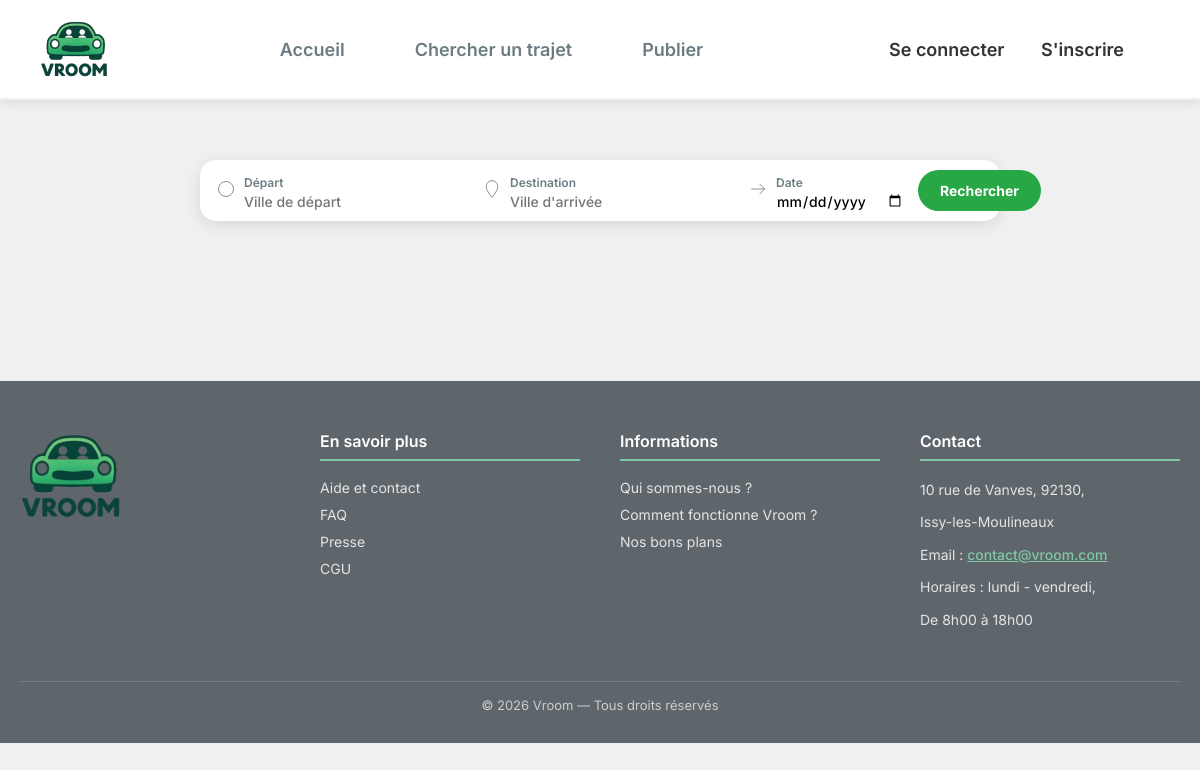
Before: /index.php?page=recherche_trajet with the older database file.
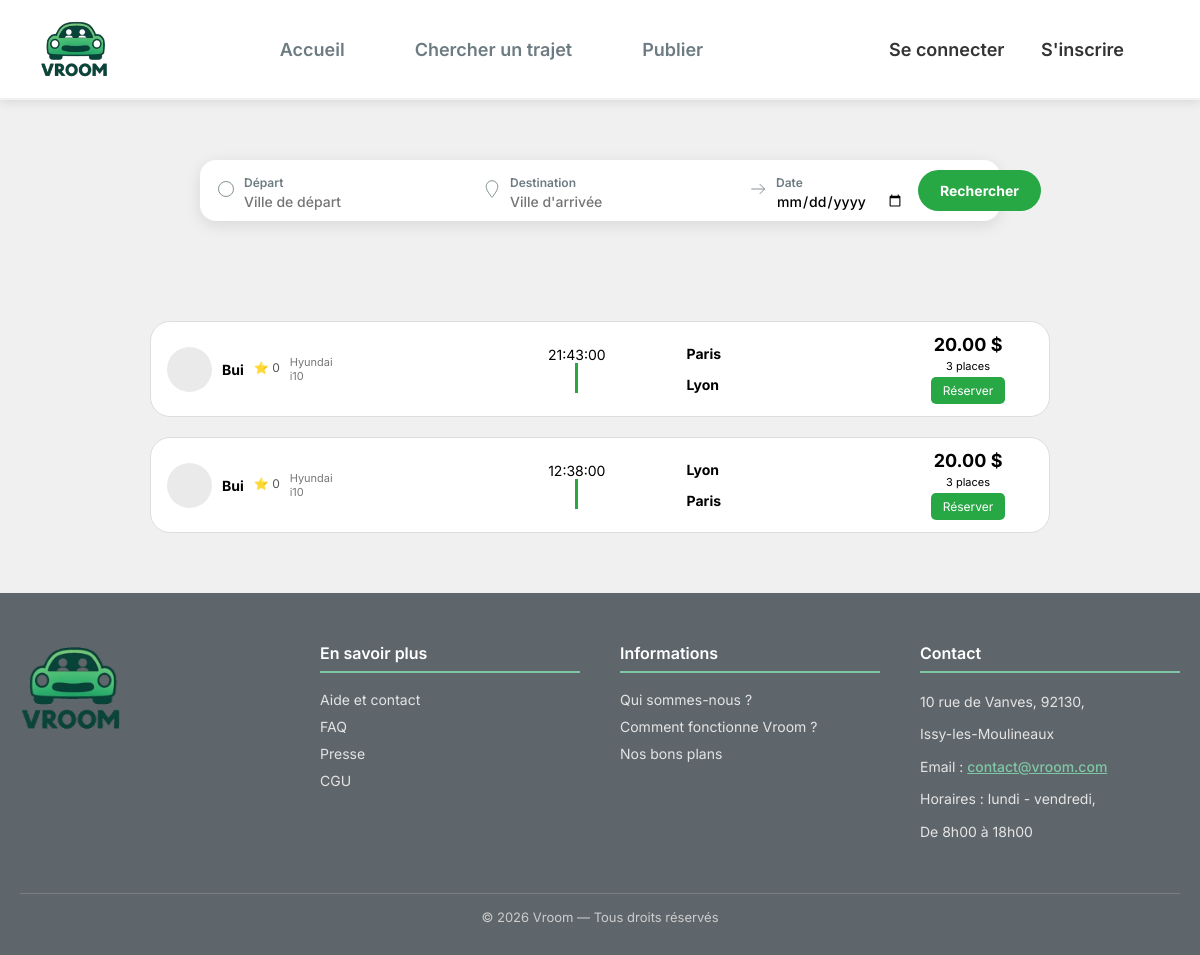
After: the same page with the newer database file.
### tables this page shows
CREATE TABLE `annonces` (
  `id` bigint(20) UNSIGNED NOT NULL,
  `id_conducteur` bigint(20) UNSIGNED NOT NULL,
  `date_depart` date NOT NULL,
  `heure_depart` time NOT NULL,
  `datetime_depart` datetime NOT NULL,
  `prix_par_personne` decimal(10,2) NOT NULL,
  `places_disponibles` int(11) NOT NULL,
  `description` text NOT NULL,
  `commentaires` text DEFAULT NULL,
  `id_ville_depart` bigint(20) UNSIGNED NOT NULL,
  `adresse_depart` varchar(255) NOT NULL,
  `id_ville_arrivee` bigint(20) UNSIGNED NOT NULL,
  `adresse_arrivee` varchar(255) NOT NULL,
  `statut` enum('active','complete','annulee','expiree') NOT NULL DEFAULT 'active',
  `date_creation` timestamp NOT NULL DEFAULT current_timestamp(),
  `heure_arrivee` time DEFAULT NULL,
  `date_arrivee` date DEFAULT NULL,
  `id_vehicule` bigint(20) UNSIGNED DEFAULT NULL
);

CREATE TABLE `utilisateurs` (
  `id` bigint(20) UNSIGNED NOT NULL,
  `nom` varchar(255) NOT NULL,
  `prenom` varchar(255) NOT NULL,
  `email` varchar(255) DEFAULT NULL,
  `telephone` varchar(20) DEFAULT NULL,
  `avatar` varchar(255) DEFAULT NULL,
  `biographie` text DEFAULT NULL,
  `mot_de_passe` varchar(255) NOT NULL,
  `token_notification` varchar(255) DEFAULT NULL,
  `premiere_connexion` tinyint(1) NOT NULL DEFAULT 1,
  `try_token` int(11) NOT NULL DEFAULT 0,
  `remember_token` varchar(100) DEFAULT NULL,
  `date_creation` timestamp NOT NULL DEFAULT current_timestamp(),
  `date_mise_a_jour` timestamp NOT NULL DEFAULT current_timestamp() ON UPDATE current_timestamp(),
  `note` float DEFAULT 0,
  `photo_profil` varchar(255) DEFAULT NULL
);

CREATE TABLE `vehicules` (
  `id` bigint(20) UNSIGNED NOT NULL,
  `id_utilisateur` bigint(20) UNSIGNED NOT NULL,
  `marque` varchar(100) NOT NULL,
  `modele` varchar(100) NOT NULL,
  `annee` year(4) NOT NULL,
  `couleur` varchar(50) NOT NULL,
  `matricule` varchar(50) NOT NULL,
  `date_creation` timestamp NOT NULL DEFAULT current_timestamp()
);

CREATE TABLE `ville` (
  `id` bigint(20) UNSIGNED NOT NULL,
  `nom` varchar(255) NOT NULL,
  `latitude` decimal(10,6) NOT NULL,
  `longitude` decimal(10,6) NOT NULL
);

### Controleur/c_trajet.php (called while the page is built, shortened)
<?php
require_once __DIR__ . '/../Modele/annonces.php';
class c_recherche_trajet {
    public function afficher(): void {
        $css = "recherche_trajet.css";
        $annonces = Annonces::recherche_trajets();
        require __DIR__ . '/../Vue/head.php';
        require __DIR__ . '/../Vue/header.php';
        require __DIR__ . '/../Vue/pages/v_recherche_trajet.php';
        require __DIR__ . '/../Vue/footer.php';
    }
}
?>

### Modele/annonces.php (called while the page is built, shortened)
<?php
class Annonces {
    public static function recherche_trajets(array $filters = [], string $sort = 'date_desc'): array {
        $trajets = [];
        $db = dbConnect();
        $sql = "SELECT id
                FROM annonces
                WHERE statut = :statut";
        $params = [
            ':statut' => 'active'
        ];
        switch ($sort) {
            case 'date_desc':
            default:
                $sql .= " ORDER BY date_depart DESC";
                break;
        }
        $stmt = $db->prepare($sql);
        $stmt->execute($params);
        while ($row = $stmt->fetch(PDO::FETCH_ASSOC)) {
            $trajets[] = [
                "id" => (int) $row["id"],
            ];
        }
        return $trajets;
    }
    public static function detail_trajet(int $id): ?array{
        $db = dbConnect();
        $sql = "
        SELECT
            a.id,
            a.date_depart,
            a.heure_depart,
            a.prix_par_personne,
            a.places_disponibles,
            a.description,
            a.adresse_depart,
            a.adresse_arrivee,
            u.nom AS conducteur_nom,
            u.note AS conducteur_note,
            u.avatar,
            v.marque,
            v.modele,
            vd.nom AS ville_depart,
            va.nom AS ville_arrivee
        FROM annonces a
        JOIN utilisateurs u ON a.id_conducteur = u.id
        JOIN vehicules v ON a.id_vehicule = v.id
        JOIN ville vd ON a.id_ville_depart = vd.id
        JOIN ville va ON a.id_ville_arrivee = va.id
        WHERE a.id = :id
        ";
        $stmt = $db->prepare($sql);
        $stmt->execute(['id' => $id]);
        $annonce = $stmt->fetch(PDO::FETCH_ASSOC);
        return $annonce ?: null;
    }
}
?>

### Vue/pages/v_recherche_trajet.php (the view, shortened to what this page needs)
<body>
    <section class="search-container">
        <form class="search-box" action="index.php" method="GET">
            <div class="search-field">
                <div class="icon"><svg viewBox="0 0 24 24"><circle cx="12" cy="12" r="9"/></svg></div>
                <div class="field-content">
                    <label>Départ</label>
                    <input type="text" name="depart" placeholder="Ville de départ">
                </div>
            </div>
            <div class="search-field">
                <div class="icon"><svg viewBox="0 0 24 24"><path d="M12 2a7 7 0 0 0-7 7c0 5.25 7 13 7 13s7-7.75 7-13a7 7 0 0 0-7-7z"/></svg></div>
                <div class="field-content">
                    <label>Destination</label>
                    <input type="text" name="destination" placeholder="Ville d'arrivée">
                </div>
            </div>
            <div class="search-field">
                <div class="icon"><svg viewBox="0 0 24 24"><path d="M4 12h16m-6-6l6 6-6 6"/></svg></div>
                <div class="field-content">
                    <label>Date</label>
                    <input type="date" name="date">
                </div>
            </div>
            <button class="search-btn" type="submit" name="action" value="actionChercherTrajets">Rechercher</button>
        </form>
    </section>
    <section class="trajets-container">
            <?php if (!empty($annonces)): ?>
                <?php foreach ($annonces as $annonce):
                    $trajet = Annonces::detail_trajet((int)$annonce['id']);
                    if (!$trajet) continue;
                ?>
                    <div class="trajet-ligne">
                        <div class="col-driver">
                            <div class="avatar"><?= htmlspecialchars($trajet["avatar"] ?? '') ?></div>
                            <div class="driver-name"><?= htmlspecialchars($trajet["conducteur_nom"] ?? '') ?></div>
                            <div class="driver-stars">⭐ <?= htmlspecialchars($trajet["conducteur_note"] ?? 0) ?></div>
                            <div class="driver-details">
                                <p><?= htmlspecialchars($trajet["marque"] ?? '') ?></p>
                                <p><?= htmlspecialchars($trajet["modele"] ?? '') ?></p>
                            </div>
                        </div>
                        <div class="col-horaires">
                            <div class="time-block">
                                <span class="heure"><?= htmlspecialchars($trajet["heure_depart"]) ?></span>
                            </div>
                            <div >
                                <div class="bar"></div>
                            </div>
                        </div>
                        <div class="col-villes">
                            <div class="ville">
                                <h4><?= htmlspecialchars($trajet["ville_depart"] ?? '') ?></h4>
                            </div>
                            <div class="ville">
                                <h4><?= htmlspecialchars($trajet["ville_arrivee"] ?? '') ?></h4>
                            </div>
                        </div>
                        <div class="col-prix">
                            <div class="prix"><?= htmlspecialchars($trajet["prix_par_personne"] ?? '') ?> $</div>
                            <div class="prix-info"><?= htmlspecialchars($trajet["places_disponibles"] ?? '')?> places</div>
                            <button class="btn-reserver"
                                onclick="window.location.href='index.php?page=detail_trajet&id=<?= htmlspecialchars($trajet['id']) ?>'">
                                Réserver
                            </button>
                        </div>
                    </div>
                <?php endforeach; ?>
            <?php else: ?>
                <p>Aucun trajet trouvé</p>
            <?php endif; ?>
    </section>
</body>

### index.php (shortened to what this page needs)
<?php
$page = $_GET['page'] ?? 'accueil';
switch ($page) {
    case 'recherche_trajet':
        require 'Controleur/c_trajet.php';
        $controller = new c_recherche_trajet();
        $controller->afficher();
        break;
}
?>

### Vue/head.php (shortened to what this page needs)
<!DOCTYPE html>
<html lang="fr">
<head>
    <link rel="stylesheet" href="Ressources/CSS/commun.css">
    <link rel="stylesheet" href="Ressources/CSS/header.css">
    <?php if (!empty($css)): ?>
        <link rel="stylesheet" href="Ressources/CSS/<?= htmlspecialchars($css) ?>">
    <?php endif; ?>
</head>

### Vue/header.php (shortened to what this page needs)
<header class="header">
    <div class="header-content">
        <img src="../../Ressources/Image/logo_ver2.png"  alt="Logo Vroom">
        <nav class="nav-main">
            <a href="index.php?page=accueil">Accueil</a>
            <a href="index.php?page=recherche_trajet">Chercher un trajet</a>
            <a href="index.php?page=publie_trajet">Publier</a>
        </nav>
        <nav class="nav-profile" aria-label="Menu profil">
            <?php if (isset($_SESSION['user_id'])): ?>
                <div class="profile">
                    <a href="index.php?page=profil" class="profile-link">Mon profil</a>
                    <ul class="profile-menu" role="menu" aria-hidden="true">
                        <li role="menuitem"><a href="index.php?page=mes_reservations">Mes réservations</a></li>
                        <li role="menuitem"><a href="index.php?page=mes_annonces">Mes annonces</a></li>
                        <li role="menuitem"><a href="index.php?page=mes_paiements">Mes paiements</a></li>
                        <li role="menuitem"><a href="index.php?page=mes_documents">Mes documents</a></li>
                        <li role="menuitem"><a href="index.php?page=favoris">Mes favoris</a></li>
                        <li role="menuitem"><a href="index.php?page=connexion&action=deconnexion">Se déconnecter</a></li>
                    </ul>
                </div>
            <?php else: ?>
                <div class="profile">
                    <a href="index.php?page=connexion" class="profile-link">Se connecter</a>
                    <a href="index.php?page=inscription" class="profile-link profile-signup">S'inscrire</a>
                </div>
            <?php endif; ?>
        </nav>
    </div>
</header>

### Vue/footer.php
<footer>
    <div class="footer-content">
        <div class="footer-logo">
            <img src="../../Ressources/Image/logo_ver2.png" alt="Logo VROOM" class="logo-image"/>
        </div>
        <div class="footer-section">
            <h4>En savoir plus</h4>
            <ul>
                    <li><a href="index.php?page=accueil">Aide et contact</a></li>
                    <li><a href="index.php?page=accueil">FAQ</a></li>
                    <li><a href="index.php?page=accueil">Presse</a></li>
                    <li><a href="#">CGU</a></li>
            </ul>
        </div>
        <div class="footer-section">
            <h4>Informations</h4>
            <ul>
                <li><a href="index.php?page=accueil">Qui sommes-nous ?</a></li>
                <li><a href="index.php?page=accueil">Comment fonctionne Vroom ?</a></li>
                <li><a href="index.php?page=accueil">Nos bons plans</a></li>
            </ul>
        </div>
        <div class="footer-section">
            <h4>Contact</h4>
            <p>10 rue de Vanves, 92130,</p>
            <p>Issy-les-Moulineaux</p>
            <p>Email : <a href="mailto:contact@vroom.com">contact@vroom.com</a></p>
            <p>Horaires : lundi - vendredi,</p>
            <p>De 8h00 à 18h00</p>
        </div>
    </div>
    <div class="footer-bottom">
        © 2026 Vroom — Tous droits réservés
    </div>
</footer>
</html>

### Ressources/CSS/commun.css (style rules this page uses)
:root { --couleurVerte: #28a745; --couleurVerteFonce: #1f7e36; --texteGris: #6d7c82; --titreNoir: #222; --fondClair: #ffffff; --ombre: rgba(0,0,0,0.10); --ombreHover: rgba(0,0,0,0.18); }
* { font-family: 'Inter', sans-serif; box-sizing: border-box; padding: 0; margin: 0; }
header nav a { color: var(--texteGris); font-weight: 600; font-size: 18px; justify-content: space-around; text-decoration: none; }
.header-content { display: flex; align-items: center; justify-content: space-between; width: 100%; gap: 20px; }
.nav-profile { position: relative; }
.profile { position: relative; display: inline-block; }
.profile-link { color: #333; text-decoration: none; display: inline-block; padding: 8px 16px; border-radius: 6px; transition: 0.3s; }
header { width: 100%; box-shadow: 0 2px 10px rgba(0,0,0,0.1); display: flex; align-items: center; justify-content:space-around; flex-direction: row; min-height: 100px; background-color:var(--fondClair); }
header img { width: 70px; }
.header-content { width: 60%; margin: 0 auto; display: flex; align-items: center; flex-direction: row; }
.nav-main { display: flex; flex-direction: row; gap: 70px; margin: 0 auto; align-items: center; }
.nav-profile { margin-right: 20px; list-style-type: none; }
body { background-color: #f0f0f0; align-items: center; justify-content: center; display: flex; flex-direction: column; gap : 30px; }
footer { background-color: #5f666b; padding: 50px 20px 30px; width: 100%; color: #f1f1f1; font-family: "Segoe UI", Roboto, Arial, sans-serif; }
.footer-content { display: flex; justify-content: space-between; gap: 40px; max-width: 1200px; margin: 0 auto; flex-wrap: wrap; }
.footer-logo { flex: 1; min-width: 200px; }
.footer-logo img { height: 90px; margin-bottom: 15px; }
.footer-section { flex: 1; min-width: 200px; }
.footer-section h4 { font-size: 16px; font-weight: 600; margin-bottom: 18px; padding-bottom: 8px; color: #ffffff; border-bottom: 2px solid #7fc7a4; }
.footer-section ul { list-style: none; padding: 0; margin: 0; }
.footer-section ul li { margin-bottom: 10px; font-size: 14px; }
.footer-section ul li a { text-decoration: none; color: #e4e4e4; transition: color 0.3s ease; }
.footer-section p { margin: 0 0 10px; font-size: 14px; line-height: 1.6; color: #e4e4e4; }
.footer-section a[href^="mailto"] { color: #7fc7a4; font-weight: 500; }
.footer-bottom { margin-top: 40px; padding-top: 15px; border-top: 1px solid rgba(255, 255, 255, 0.15); text-align: center; font-size: 13px; color: #cccccc; }

### Ressources/Css/header.css (style rules this page uses)
:root { --couleurVerte: #28a745; --couleurVerteFonce: #1f7e36; --texteGris: #6d7c82; --titreNoir: #222; --fondClair: #ffffff; --ombre: rgba(0,0,0,0.10); --ombreHover: rgba(0,0,0,0.18); }
* { margin: 0; padding: 0; box-sizing: border-box; }
.header { width: 100%; padding: 15px 40px; background: #ffffff; display: flex; justify-content: space-between; align-items: center; border-bottom: 2px solid #f1f1f1; font-family: Arial, sans-serif; }
.header-content { display: flex; align-items: center; justify-content: space-between; width: 100%; gap: 20px; }
.nav-profile { position: relative; }
.profile { position: relative; display: inline-block; }
.profile-link { color: #333; text-decoration: none; display: inline-block; padding: 8px 16px; border-radius: 6px; transition: 0.3s; }

Changed rows visible on the page:
added annonces: utilisateurs.nom "Bui", utilisateurs.note "0", id_vehicule.marque "Hyundai", id_vehicule.modele "i10", heure_depart "21:43:00", ville.nom "Paris", ville.nom "Lyon", prix_par_personne "20.00", places_disponibles "3"
added annonces: utilisateurs.nom "Bui", utilisateurs.note "0", id_vehicule.marque "Hyundai", id_vehicule.modele "i10", heure_depart "12:38:00", ville.nom "Lyon", ville.nom "Paris", prix_par_personne "20.00", places_disponibles "3"
